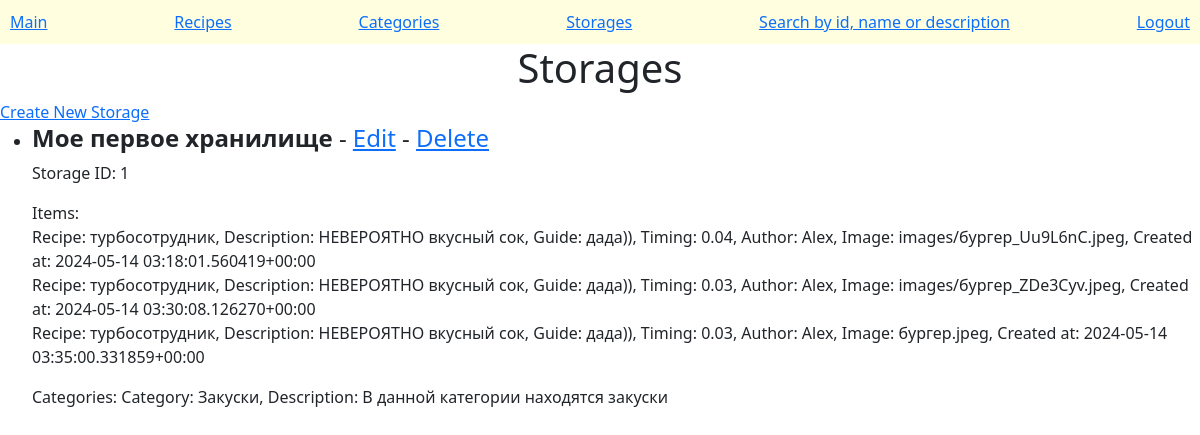
/storages/, run on an earlier commit of the app's database.
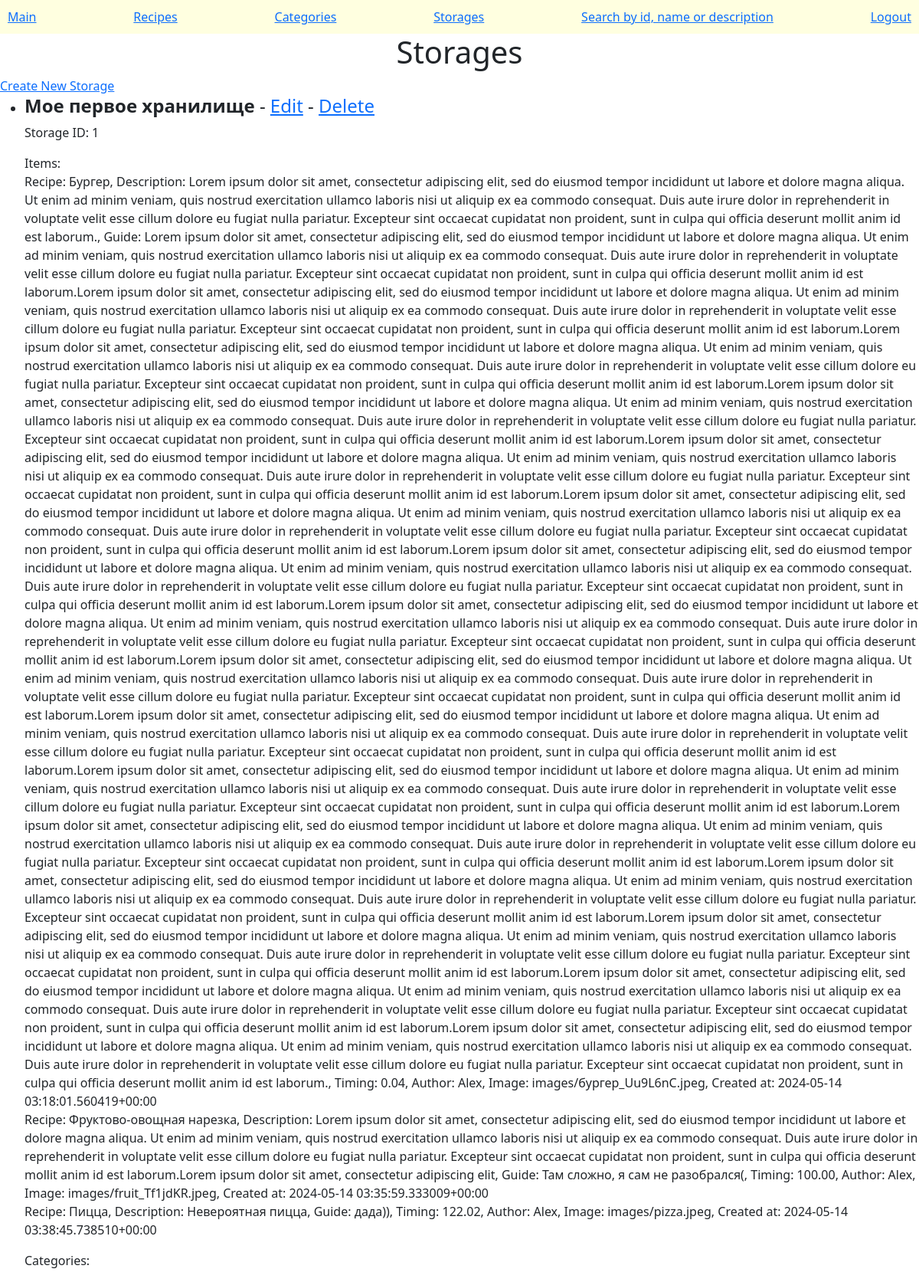
And on a later commit of the database.
### recipes/models.py (models this page shows, shortened)
class Storage(models.Model):
    name = models.CharField(max_length=200)
    items = models.ManyToManyField(Recipe)
    categories = models.ManyToManyField(Category)

class Recipe(models.Model):
    name = models.CharField(max_length=200)
    description = models.CharField(max_length=500)
    guide = models.CharField(max_length=10000)
    timing = models.DecimalField(max_digits=10, decimal_places=2)
    author = models.CharField(max_length=100)
    image = models.ImageField(upload_to="images/", blank=True, null=True)
    created_at = models.DateTimeField(auto_now_add=True)
    def __str__(self):
        return f"Recipe: {self.name}, Description: {self.description}, Guide: {self.guide}, Timing: {self.timing}, Author: {self.author}, Image: {self.image}, Created at: {self.created_at}"

class Category(models.Model):
    name = models.CharField(max_length=200)
    description = models.CharField(max_length=500)
    def __str__(self):
        return f"Category: {self.name}, Description: {self.description}"

### recipes/views.py (the view)
# urls.py: path('storages/', StorageListView.as_view(), name='storage_list'),
class StorageListView(ListView):
    model = Storage
    template_name = 'recipes/storage_list.html'
    context_object_name = 'storages'

### recipes/templates/recipes/storage_list.html
{% extends "recipes/base.html" %}
{% block content %}
<h1>Storages</h1>
<a href="{% url 'storage_create' %}">Create New Storage</a>
<ul>
    {% for item in object_list %}
    <li>
        <h4><strong>{{ item.name }} </strong> - <a href="{% url 'storage_edit' item.pk %}">Edit</a> - <a
                href="{% url 'storage_delete' item.pk %}">Delete</a></h4>
        <p>Storage ID: {{ item.id }} </p>
        <p>Items: <br></b> {{ item.items.all|join:"<br>" }}</p>
        <p>Categories: {{ item.categories.all|join:"<br>" }}</p>
    </li>
    {% endfor %}
</ul>
{% endblock %}

What changed in the data, as far as the page shows it:
changed through a linked row, Storage "Мое первое хранилище": items.all "Recipe: турбосотрудник, Description: НЕВЕРОЯТНО вкусный сок, Guide: дада)), Timing: 0.04, Author: Alex, Image: images/бургер_Uu9L6nC.jpeg, Created at: 2024-05-14 03:18:01.560419+00:00 Recipe: турбосотрудник, Description: НЕВЕРОЯТНО вкусный сок, Guide: дада)), Timing: 0.03, Author: Alex, Image: images/бургер_ZDe3Cyv.jpeg, Created at: 2024-05-14 03:30:08.126270+00:00 Recipe: турбосотрудник, Description: НЕВЕРОЯТНО вкусный сок, Guide: дада)), Timing: 0.03, Author: Alex, Image: бургер.jpeg, Created at: 2024-05-14 03:35:00.331859+00:00" → "Recipe: Бургер, Description: Lorem ipsum dolor sit amet, consectetur adipiscing elit, sed do eiusmod tempor incididunt ut labore et dolore magna aliqua. Ut enim ad minim veniam, quis nostrud exercitation ullamco laboris nisi ut aliquip ex ea commodo consequat. Duis aute irure dolor in reprehenderit in voluptate velit esse cillum dolore eu fugiat nulla pariatur. Excepteur sint occaecat cupidatat non proident, sunt in culpa qui officia deserunt mollit anim id est laborum., Guide: Lorem ipsum dolor sit amet, consectetur adipiscing elit, sed do eiusmod tempor incididunt ut labore et dolore magna aliqua. Ut enim ad minim veniam, quis nostrud exercitation ullamco laboris nisi ut aliquip ex ea…"; categories.all "Category: Закуски, Description: В данной категории находятся закуски" → (not shown)
